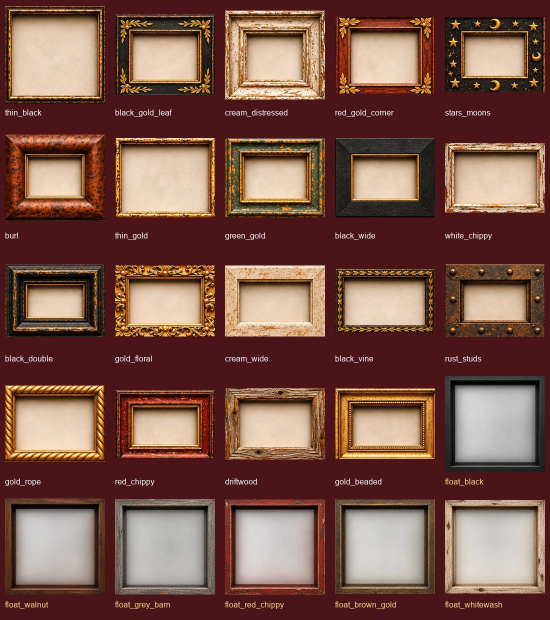
#> input picture scripts/frames/frame-cheatsheet.jpg, 1100 x 1240 px (shown at 1/2 size)
$ python slice_float.py frame-cheatsheet.jpg frame-choices.jpg frame-choices.jpg
#> lines starting #> are read from the running program, lines starting #| are printed output that depends on the picture
"""Cut floating ("floater") frames from a 3x2 sheet. Each frame's outer edge is snapped from a rough box; the
opening is where the pale backing starts, found by walking out from the middle until it gets darker. The
recessed lip stays part of the frame, so the canvas looks like it floats inside it.
Writes NAME.webp + frames.json (+ _contact.jpg preview) in the same format as slice_manual.py.

usage: python slice_float.py SHEET OUT_DIR
"""
import json
import sys
from pathlib import Path

import numpy as np
from PIL import Image, ImageDraw

sheet, out = Path(sys.argv[1]), Path(sys.argv[2])
out.mkdir(parents=True, exist_ok=True)
im = Image.open(sheet).convert("RGB")
#> im is the input picture: PIL image 1100x1240 RGB; mean R, G, B 124.2, 85.6, 73.6
g = np.array(im.convert("L"), dtype=np.float32)
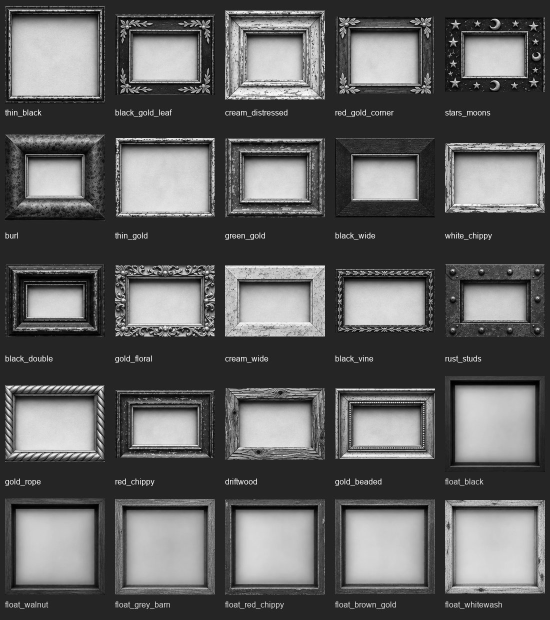
#> g: shape (1240, 1100) float32 (shown at 1/2 size); min 0, max 254, mean 95.8
gx = np.abs(np.diff(g, axis=1, prepend=g[:, :1]))
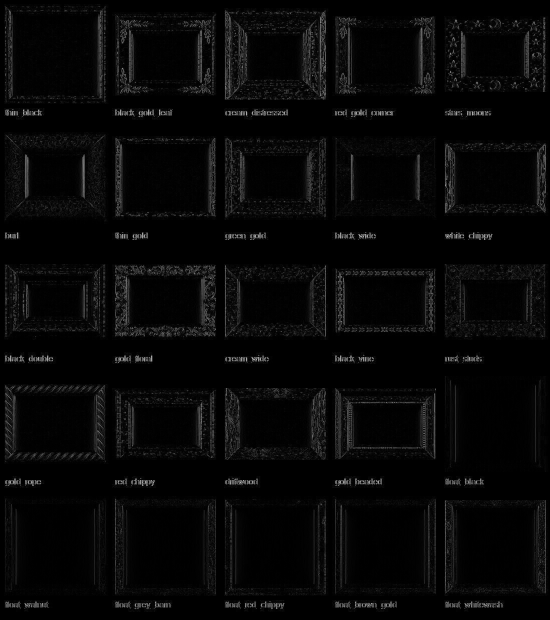
#> gx: shape (1240, 1100) float32 (shown at 1/2 size); min 0, max 225, mean 7.6
gy = np.abs(np.diff(g, axis=0, prepend=g[:1, :]))
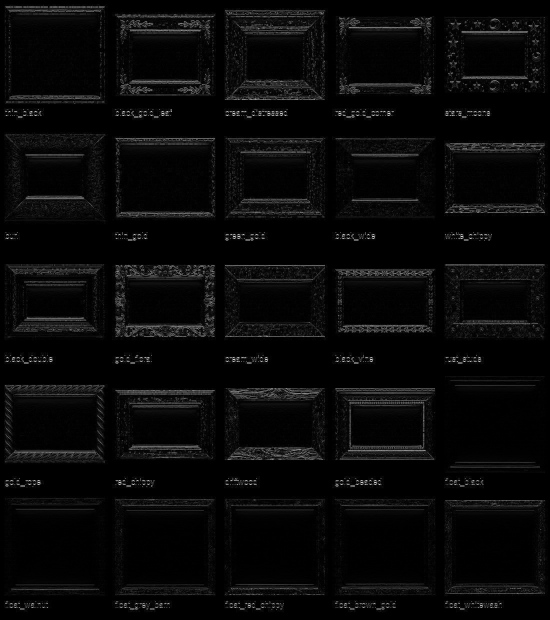
#> gy: shape (1240, 1100) float32 (shown at 1/2 size); min 0, max 227, mean 8.8

# name, rough outer box (x0, y0, x1, y1) on the 1536x1024 sheet
F = [
    ("float-black",      (22, 27, 492, 481)),
    ("float-walnut",     (532, 27, 1002, 478)),
    ("float-grey-barn",  (1043, 27, 1514, 480)),
    ("float-red-chippy", (22, 538, 492, 990)),
    ("float-brown-gold", (532, 538, 1002, 990)),
    ("float-whitewash",  (1043, 538, 1515, 990)),
]
R = 10


def snap_x(x, y0, y1):
    lo, hi = max(1, x - R), min(g.shape[1] - 1, x + R)
    return lo + int(gx[y0 + (y1 - y0) // 4: y1 - (y1 - y0) // 4, lo:hi].mean(axis=0).argmax())


def snap_y(y, x0, x1):
    lo, hi = max(1, y - R), min(g.shape[0] - 1, y + R)
    return lo + int(gy[lo:hi, x0 + (x1 - x0) // 4: x1 - (x1 - x0) // 4].mean(axis=1).argmax())


def opening(x0, y0, x1, y1):
    """Edges of the pale backing: walk out from the centre along a band until clearly darker."""
    cx, cy = (x0 + x1) // 2, (y0 + y1) // 2
    band = 40
    base = np.median(g[cy - 40:cy + 40, cx - 40:cx + 40])
    row = np.median(g[cy - band:cy + band, x0:x1], axis=0)   # brightness across, per column
    col = np.median(g[y0:y1, cx - band:cx + band], axis=1)   # brightness down, per row
    thr = min(125, base - 70)  # the dark lip; the backing fades softly before it, and that must not show

    def walk(line, start, step):
        i = start
        while 0 < i < len(line) - 1 and line[i] > thr:
            i += step
        return i

    lx, rx = walk(row, cx - x0, -1), walk(row, cx - x0, 1)
    ty, by = walk(col, cy - y0, -1), walk(col, cy - y0, 1)
    return x0 + lx, y0 + ty, x0 + rx, y0 + by


meta = []
for i, (name, (ox0, oy0, ox1, oy1)) in enumerate(F, 1):
    ox0, ox1 = snap_x(ox0, oy0, oy1), snap_x(ox1, oy0, oy1)
#> ox0 = 24; ox1 = 483
    oy0, oy1 = snap_y(oy0, ox0, ox1), snap_y(oy1, ox0, ox1)
#> oy0 = 33; oy1 = 477
    x0, y0, x1, y1 = ox0 + 2, oy0 + 2, ox1 - 2, oy1 - 2
#> x0 = 26; y0 = 35; x1 = 481; y1 = 475
    ix0, iy0, ix1, iy1 = opening(x0, y0, x1, y1)
#> in opening, `cx, cy = (x0 + x1) // 2, (y0 + y1) // 2`: cx = 253; cy = 255
#> in opening, `base = np.median(g[cy - 40:cy + 40, cx - 40:cx + 40])`: base = 37
#> in opening, `row = np.median(g[cy - band:cy + band, x0:x1], axis=0)`: row = 455 values, max 42.5 at index 20, min 37 at index 0, mean 37.06
#> in opening, `col = np.median(g[y0:y1, cx - band:cx + band], axis=1)`: col = 440 values, max 227 at index 242, min 11 at index 1, mean 92.7
#> in opening, `thr = min(125, base - 70)`: thr = -33
#> the loop in walk, `while 0 < i < len(line) - 1 and line[i] > thr:` made 227 passes
#> i on passes 1 to 3: 226, 225, 224
#> after the loop in walk, `while 0 < i < len(line) - 1 and line[i] > thr:`: i = 0
#> in opening, `lx, rx = walk(row, cx - x0, -1), walk(row, cx - x0, 1)`: rx = 454
#> in opening, `ty, by = walk(col, cy - y0, -1), walk(col, cy - y0, 1)`: ty = 0; by = 439
#> ix0 = 26; iy0 = 35; ix1 = 480; iy1 = 474
    sides = [iy0 - y0, x1 - ix1, y1 - iy1, ix0 - x0]  # top right bottom left, to the lip's edge
#> sides = [0, 1, 1, 0]
    sl = sides  # per side: the lips differ (perspective), and an even width would show backing
#> sl = [0, 1, 1, 0]
    crop = im.crop((x0, y0, x1, y1))
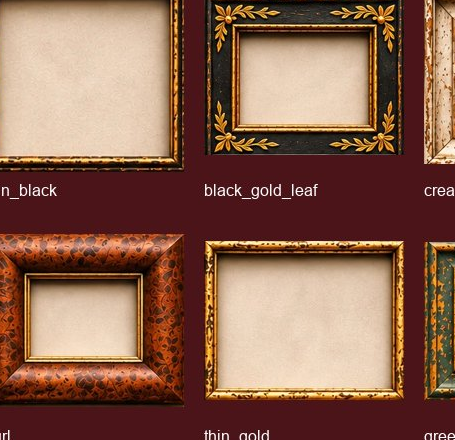
#> crop: PIL image 455x440 RGB; mean R, G, B 138.7, 97.9, 79.5
    crop.save(out / f"{name}.webp", quality=90, method=6)
    meta.append({"id": i, "name": name, "w": x1 - x0, "h": y1 - y0, "slice": sl, "sides": sides})
    print(i, name, crop.size, "sides", sides, "slice", sl[0])
#| 1 float-black (455, 440) sides [0, 1, 1, 0] slice 0
#> (the run stopped early here; a loop or call above may not have finished)
